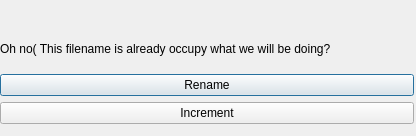
<?xml version="1.0" encoding="UTF-8"?>
<ui version="4.0">
 <class>saving_way</class>
 <widget class="QDialog" name="saving_way">
  <property name="geometry">
   <rect>
    <x>0</x>
    <y>0</y>
    <width>416</width>
    <height>136</height>
   </rect>
  </property>
  <property name="windowTitle">
   <string>Dialog</string>
  </property>
  <widget class="QWidget" name="">
   <property name="geometry">
    <rect>
     <x>0</x>
     <y>30</y>
     <width>414</width>
     <height>94</height>
    </rect>
   </property>
   <layout class="QVBoxLayout" name="verticalLayout">
    <item>
     <widget class="QLabel" name="label">
      <property name="text">
       <string>Oh no( This filename is already occupy what we will be doing?</string>
      </property>
     </widget>
    </item>
    <item>
     <widget class="QPushButton" name="pushButton">
      <property name="text">
       <string>Rename</string>
      </property>
     </widget>
    </item>
    <item>
     <widget class="QPushButton" name="pushButton_2">
      <property name="text">
       <string>Increment</string>
      </property>
     </widget>
    </item>
   </layout>
  </widget>
 </widget>
 <resources/>
 <connections/>
</ui>
